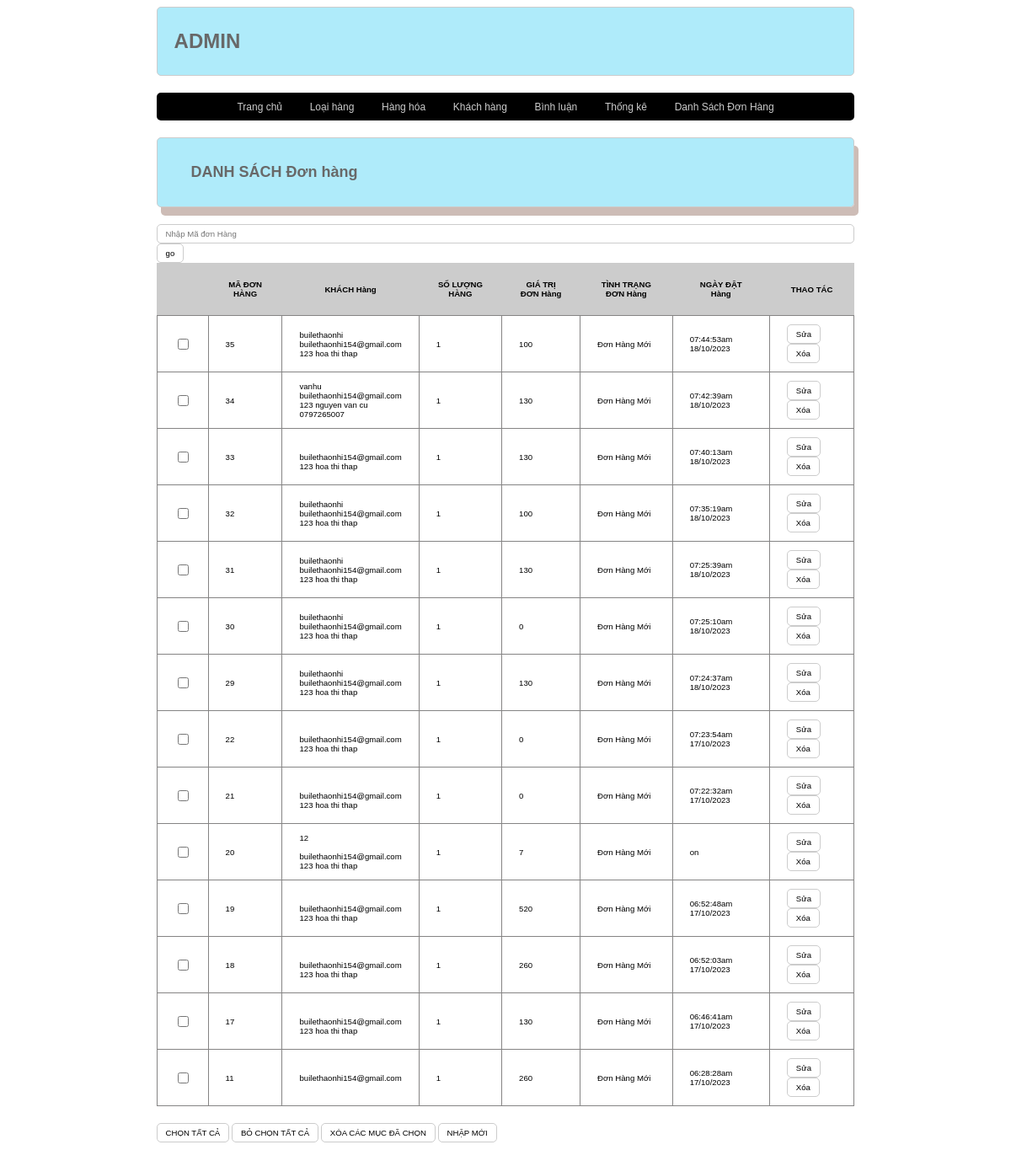
/admin/index.php?act=listbill, run on the app's committed database.
### tables this page shows
CREATE TABLE `bill` (
  `id` int(10) NOT NULL,
  `iduser` int(10) DEFAULT 0,
  `bill_name` varchar(255) NOT NULL,
  `bill_addres` varchar(255) NOT NULL,
  `bill_tel` varchar(50) NOT NULL,
  `bill_email` varchar(100) NOT NULL,
  `bill_pttt` tinyint(1) NOT NULL DEFAULT 1,
  `ngaydathang` varchar(50) DEFAULT NULL,
  `total` int(10) NOT NULL DEFAULT 0,
  `bill_status` tinyint(1) DEFAULT 0,
  `receive_name` varchar(255) DEFAULT NULL,
  `receive_addres` varchar(255) DEFAULT NULL,
  `receive_tel` varchar(50) DEFAULT NULL
);

### admin/model/pdo.php (called while the page is built, shortened)
<?php
function pdo_get_connection(){
    $dburl = "mysql:host=localhost;dbname=xxshop;charset=utf8";
    $username = 'root';
    $password = '';
    $conn = new PDO($dburl, $username, $password);
    $conn->setAttribute(PDO::ATTR_ERRMODE, PDO::ERRMODE_EXCEPTION);
    return $conn;
}
function pdo_query($sql){
    $sql_args = array_slice(func_get_args(), 1);
    try{
        $conn = pdo_get_connection();
        $stmt = $conn->prepare($sql);
        $stmt->execute($sql_args);
        $rows = $stmt->fetchAll();
        return $rows;
    }
    catch(PDOException $e){
        throw $e;
    }
    finally{
        unset($conn);
    }
}

### admin/model/cart.php (called while the page is built, shortened)
<?php
    function loadall_cart_count($idbill){
        $sql="select * from cart where id=".$idbill;
        $bill=pdo_query($sql);
        return sizeof($bill);
    }
    function loadall_bill($kyw="",$iduser=0){
        $sql="select * from bill where 1";
        $sql.=" order by id desc";
        $listbill=pdo_query($sql);
            return $listbill;
    }
    function get_ttdh($n){
        switch ($n) {
            case '0':
                $tt = " Đơn Hàng Mới";
                break;
        }
        return $tt;
    }
?>

### admin/bill/listbill.php (the view)
<div class="row">
            <div class="row header formtitle"> <h1>DANH SÁCH Đơn hàng</h1></div>
            <br> <br>
           <div class="row formcontent">
           <form action="index.php?act=listbill" method="post">
                        <input type="text" name="kyw" id="" placeholder="Nhập Mã đơn Hàng">
                        <input type="submit" name="listok" value="go">
                    </form>
                <div class="row mb formdsloai">
                   <table>
                    <tr>
                        <th></th>
                        <th>MÃ ĐƠN HÀNG</th>
                        <th>KHÁCH Hàng</th>
                        <th>SỐ LƯỢNG HÀNG</th>
                        <th>GIÁ TRỊ ĐƠN Hàng</th>
                        <th>TÌNH TRẠNG ĐƠN Hàng</th>
                        <th>NGÀY ĐẶT Hàng</th>
                        <th>THAO TÁC</th>
                    </tr>
                    <?php
                    foreach ($listbill as $bill ) {
                    extract($bill);
                    $kh=$bill["bill_name"].'
                    <br> '.$bill["bill_email"].'
                    <br> '.$bill["bill_addres"].'
                    <br>'.$bill["bill_tel"];
                    $ttdh=get_ttdh($bill['bill_status']);
                    $countsp=loadall_cart_count($bill['id']);
                    $suatk="index.php?act=suatk&id=".$id;
                    $xoatk="index.php?act=xoabill&id=".$id;
                    echo ' <tr>
                        <td><input type="checkbox" name="" id=""></td>
                        <td>'.$bill['id'].'</td>
                        <td>'.$kh.'</td>
                        <td>'.$countsp.'</td>
                        <td>'.$bill['total'].'</td>
                        <td>'.$ttdh.'</td>
                        <td>'.$bill['ngaydathang'].'</td>
                        <td><a href="'.$suatk.'"><input type="button" value="Sửa"></a> <a href="'.$xoatk.'"><input type="button" value="Xóa"></a></td>
                    </tr>';
                    }
                    ?>
                   </table>
                </div>
            <div class="row mb ">
                <input type="button" value="CHỌN TẤT CẢ">
                <input type="button" value="BỎ CHỌN TẤT CẢ">
                <input type="button" value="XÓA CÁC MỤC ĐÃ CHỌN">
                <a href="index.php?act=adddm"><input type="button" value="NHẬP MỚI">
                </div></a>
            </div>
 </div>

### css/style.css (style rules this page uses)
* { box-sizing: border-box; font-size: 0.8vw; font-family: sans-serif; }
.row { float: left; width: 100%; }
.mb { margin-bottom: 20px; }
.header { background-color: #c4f7b0; border: 1px #86cf74 solid; box-shadow: 5px 10px #cdbcb6; color: #7714b9; border-radius: 5px; }
.header h1 { margin: 20px; font-size: 1.5vw; }
.formtaikhoan input[type="text"], .formtaikhoan input[type="email"], .formtaikhoan input[type="password"], .formcontent input[type="text"] { width: 100%; border: 1px #CCC solid; padding: 5px 10px; border-radius: 5px; }
.formtaikhoan input[type="submit"], .formcontent input[type="submit"], .formtaikhoan input[type="reset"], .formcontent input[type="reset"], .formcontent input[type="button"] { border-radius: 5px; padding: 5px 10px; background-color: white; border: 1px #CCC solid; }
.formtitle { background-color: #aaeafaee; border: 1px #CCC solid; color: #686868; border-radius: 5px; padding: 10px 20px; }
.formcontent { padding: 20px 0px; }
.formdsloai table { width: 100%; border-collapse: collapse; }
.formdsloai table th { padding: 20px; background-color: #CCC; }
.formdsloai table td { padding: 10px 20px; border: 1px #858484 solid; }
* { box-sizing: border-box }

### data on the page
bill: id "35", bill_name "builethaonhi", bill_email "builethaonhi154@gmail.com", bill_addres "123 hoa thi thap", countsp "1", total "100", bill_status "Đơn Hàng Mới", ngaydathang "07:44:53am 18/10/2023"
bill: id "34", bill_name "vanhu", bill_email "builethaonhi154@gmail.com", bill_addres "123 nguyen van cu", bill_tel "0797265007", countsp "1", total "130", bill_status "Đơn Hàng Mới", ngaydathang "07:42:39am 18/10/2023"
bill: id "33", bill_email "builethaonhi154@gmail.com", bill_addres "123 hoa thi thap", countsp "1", total "130", bill_status "Đơn Hàng Mới", ngaydathang "07:40:13am 18/10/2023"
bill: id "32", bill_name "builethaonhi", bill_email "builethaonhi154@gmail.com", bill_addres "123 hoa thi thap", countsp "1", total "100", bill_status "Đơn Hàng Mới", ngaydathang "07:35:19am 18/10/2023"
bill: id "31", bill_name "builethaonhi", bill_email "builethaonhi154@gmail.com", bill_addres "123 hoa thi thap", countsp "1", total "130", bill_status "Đơn Hàng Mới", ngaydathang "07:25:39am 18/10/2023"
bill: id "30", bill_name "builethaonhi", bill_email "builethaonhi154@gmail.com", bill_addres "123 hoa thi thap", countsp "1", total "0", bill_status "Đơn Hàng Mới", ngaydathang "07:25:10am 18/10/2023"
bill: id "29", bill_name "builethaonhi", bill_email "builethaonhi154@gmail.com", bill_addres "123 hoa thi thap", countsp "1", total "130", bill_status "Đơn Hàng Mới", ngaydathang "07:24:37am 18/10/2023"
bill: id "22", bill_email "builethaonhi154@gmail.com", bill_addres "123 hoa thi thap", countsp "1", total "0", bill_status "Đơn Hàng Mới", ngaydathang "07:23:54am 17/10/2023"
bill: id "21", bill_email "builethaonhi154@gmail.com", bill_addres "123 hoa thi thap", countsp "1", total "0", bill_status "Đơn Hàng Mới", ngaydathang "07:22:32am 17/10/2023"
bill: id "20", bill_name "12", bill_addres "builethaonhi154@gmail.com", bill_tel "123 hoa thi thap", countsp "1", total "7", bill_status "Đơn Hàng Mới", ngaydathang "on"
bill: id "19", bill_email "builethaonhi154@gmail.com", bill_addres "123 hoa thi thap", countsp "1", total "520", bill_status "Đơn Hàng Mới", ngaydathang "06:52:48am 17/10/2023"
bill: id "18", bill_email "builethaonhi154@gmail.com", bill_addres "123 hoa thi thap", countsp "1", total "260", bill_status "Đơn Hàng Mới", ngaydathang "06:52:03am 17/10/2023"
bill: id "17", bill_email "builethaonhi154@gmail.com", bill_addres "123 hoa thi thap", countsp "1", total "130", bill_status "Đơn Hàng Mới", ngaydathang "06:46:41am 17/10/2023"
bill: id "11", bill_email "builethaonhi154@gmail.com", countsp "1", total "260", bill_status "Đơn Hàng Mới", ngaydathang "06:28:28am 17/10/2023"
